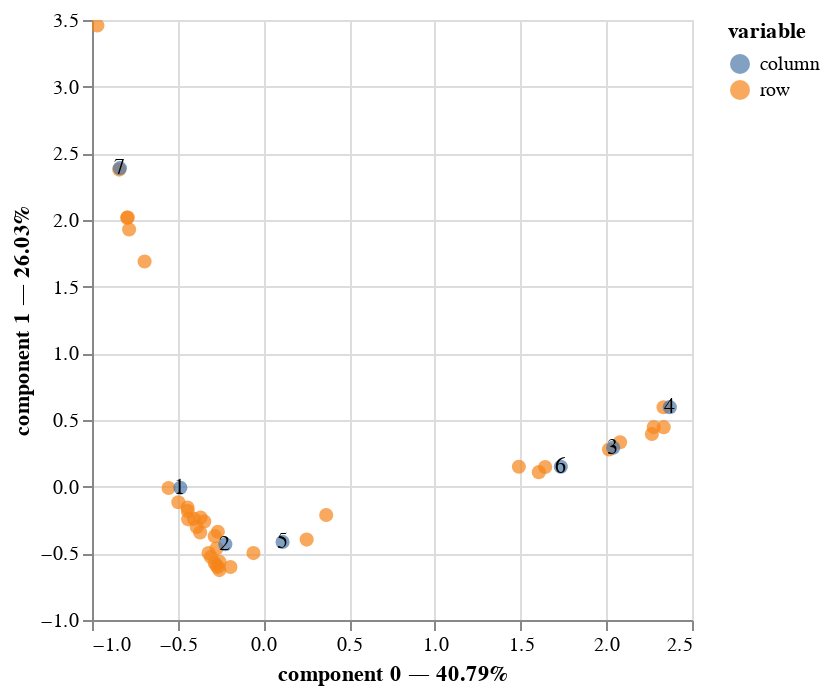

Notebook code for this chart:
### Code cell
import warnings
warnings.filterwarnings('ignore')

ca.plot(
    conting,
    x_component=0,
    y_component=1,
    show_row_markers=True,
    show_column_markers=True,
    show_row_labels=False,
    show_column_labels=True,
)

### Figure 1 — Vega-Lite specification as saved in the notebook (floating-point values rounded to 4 significant figures)
{"config": {"view": {"continuousWidth": 300, "continuousHeight": 300}}, "layer": [{"data": {"name": "data-f47e8c4450a244f4cc6c54534ee5ff86"}, "mark": {"type": "circle", "size": 50}, "encoding": {"color": {"field": "variable", "type": "nominal"}, "tooltip": [{"field": "variable", "type": "nominal"}, {"field": "value", "type": "nominal"}, {"field": "component 0", "type": "quantitative"}, {"field": "component 1", "type": "quantitative"}], "x": {"axis": {"title": "component 0 — 40.79%"}, "field": "component 0", "scale": {"zero": false}, "type": "quantitative"}, "y": {"axis": {"title": "component 1 — 26.03%"}, "field": "component 1", "scale": {"zero": false}, "type": "quantitative"}}, "name": "view_1"}, {"data": {"name": "data-e8bcc95a66f9c3ee0791b67c5c16c011"}, "mark": {"type": "circle", "size": 50}, "encoding": {"color": {"field": "variable", "type": "nominal"}, "tooltip": [{"field": "variable", "type": "nominal"}, {"field": "value", "type": "nominal"}, {"field": "component 0", "type": "quantitative"}, {"field": "component 1", "type": "quantitative"}], "x": {"axis": {"title": "component 0 — 40.79%"}, "field": "component 0", "scale": {"zero": false}, "type": "quantitative"}, "y": {"axis": {"title": "component 1 — 26.03%"}, "field": "component 1", "scale": {"zero": false}, "type": "quantitative"}}}, {"data": {"name": "data-e8bcc95a66f9c3ee0791b67c5c16c011"}, "mark": {"type": "text"}, "encoding": {"text": {"field": "label", "type": "nominal"}, "x": {"axis": {"title": "component 0 — 40.79%"}, "field": "component 0", "scale": {"zero": false}, "type": "quantitative"}, "y": {"axis": {"title": "component 1 — 26.03%"}, "field": "component 1", "scale": {"zero": false}, "type": "quantitative"}}}], "params": [{"name": "param_1", "select": {"type": "interval", "encodings": ["x", "y"]}, "bind": "scales", "views": ["view_1"]}], "$schema": "https://vega.github.io/schema/vega-lite/v5.16.3.json", "datasets": {"data-f47e8c4450a244f4cc6c54534ee5ff86": [{"component 0": 2.335, "component 1": 0.4466, "component 2": 0.01091, "component 3": 0.3283, "component 4": 0.4457, "variable": "row", "value": "Soil_Type1", "label": "Soil_Type1"}, {"component 0": 2.016, "component 1": 0.2785, "component 2": -0.6752, "component 3": 0.2075, "component 4": 0.7949, "variable": "row", "value": "Soil_Type2", "label": "Soil_Type2"}, {"component 0": 2.334, "component 1": 0.5953, "component 2": 3.377, "component 3": 0.07057, "component 4": -0.1261, "variable": "row", "value": "Soil_Type3", "label": "Soil_Type3"}, {"component 0": 1.644, "component 1": 0.1475, "component 2": -0.4818, "component 3": 0.1053, "component 4": 1.376, "variable": "row", "value": "Soil_Type4", "label": "Soil_Type4"}, {"component 0": 2.266, "component 1": 0.3949, "component 2": -0.4386, "component 3": 0.2537, "component 4": -0.127, "variable": "row", "value": "Soil_Type5", "label": "Soil_Type5"}, {"component 0": 2.081, "component 1": 0.3332, "component 2": -0.1795, "component 3": 0.2501, "component 4": 0.5205, "variable": "row", "value": "Soil_Type6", "label": "Soil_Type6"}, {"component 0": -0.2571, "component 1": -0.6256, "component 2": 0.02823, "component 3": -0.7188, "component 4": 0.0849, "variable": "row", "value": "Soil_Type7", "label": "Soil_Type7"}, {"component 0": -0.274, "component 1": -0.5915, "component 2": 0.03196, "component 3": -0.6079, "component 4": 0.07325, "variable": "row", "value": "Soil_Type8", "label": "Soil_Type8"}, {"component 0": -0.306, "component 1": -0.5269, "component 2": 0.03902, "component 3": -0.3974, "component 4": 0.05114, "variable": "row", "value": "Soil_Type9", "label": "Soil_Type9"}, {"component 0": 1.606, "component 1": 0.1088, "component 2": -0.952, "component 3": -0.01014, "component 4": -0.6206, "variable": "row", "value": "Soil_Type10", "label": "Soil_Type10"}, {"component 0": 0.2522, "component 1": -0.397, "component 2": -0.1143, "component 3": -0.5446, "component 4": 0.2026, "variable": "row", "value": "Soil_Type11", "label": "Soil_Type11"}, {"component 0": -0.2839, "component 1": -0.5716, "component 2": 0.03413, "component 3": -0.543, "component 4": 0.06644, "variable": "row", "value": "Soil_Type12", "label": "Soil_Type12"}, {"component 0": -0.0582, "component 1": -0.498, "component 2": -0.06433, "component 3": -0.6905, "component 4": -0.04872, "variable": "row", "value": "Soil_Type13", "label": "Soil_Type13"}, {"component 0": 2.277, "component 1": 0.4466, "component 2": 0.8077, "component 3": -0.03927, "component 4": -1.927, "variable": "row", "value": "Soil_Type14", "label": "Soil_Type14"}, {"component 0": 0.3662, "component 1": -0.2126, "component 2": 0.1945, "component 3": -0.1236, "component 4": -0.3862, "variable": "row", "value": "Soil_Type16", "label": "Soil_Type16"}, {"component 0": 1.49, "component 1": 0.1495, "component 2": 1.501, "component 3": -0.5165, "component 4": -0.5369, "variable": "row", "value": "Soil_Type17", "label": "Soil_Type17"}, {"component 0": -0.1924, "component 1": -0.6025, "component 2": 0.06904, "component 3": -0.9397, "component 4": 0.2103, "variable": "row", "value": "Soil_Type18", "label": "Soil_Type18"}, {"component 0": -0.4389, "component 1": -0.2452, "component 2": 0.07309, "component 3": 0.494, "component 4": -0.03377, "variable": "row", "value": "Soil_Type19", "label": "Soil_Type19"}, {"component 0": -0.2658, "component 1": -0.3384, "component 2": -0.02849, "component 3": 0.1017, "component 4": -0.145, "variable": "row", "value": "Soil_Type20", "label": "Soil_Type20"}, {"component 0": -0.5532, "component 1": -0.009639, "component 2": 0.09085, "component 3": 1.195, "component 4": -0.1164, "variable": "row", "value": "Soil_Type21", "label": "Soil_Type21"}, {"component 0": -0.4964, "component 1": -0.1171, "component 2": 0.07714, "component 3": 0.8072, "component 4": -0.07567, "variable": "row", "value": "Soil_Type22", "label": "Soil_Type22"}, {"component 0": -0.4429, "component 1": -0.1567, "component 2": 0.06702, "component 3": 0.4166, "component 4": -0.02019, "variable": "row", "value": "Soil_Type23", "label": "Soil_Type23"}, {"component 0": -0.4049, "component 1": -0.2417, "component 2": 0.04569, "component 3": 0.3123, "component 4": -0.04679, "variable": "row", "value": "Soil_Type24", "label": "Soil_Type24"}, {"component 0": -0.3202, "component 1": -0.4982, "component 2": 0.04216, "component 3": -0.304, "component 4": 0.04133, "variable": "row", "value": "Soil_Type25", "label": "Soil_Type25"}, {"component 0": -0.2558, "component 1": -0.5645, "component 2": 0.05076, "component 3": -0.6425, "component 4": 0.1192, "variable": "row", "value": "Soil_Type26", "label": "Soil_Type26"}, {"component 0": -0.4414, "component 1": -0.1833, "component 2": 0.05792, "component 3": 0.3595, "component 4": -0.02907, "variable": "row", "value": "Soil_Type27", "label": "Soil_Type27"}, {"component 0": -0.2656, "component 1": -0.6024, "component 2": 0.03228, "component 3": -0.6548, "component 4": 0.0822, "variable": "row", "value": "Soil_Type28", "label": "Soil_Type28"}, {"component 0": -0.3691, "component 1": -0.3434, "component 2": 0.05253, "component 3": -0.03675, "component 4": 0.02366, "variable": "row", "value": "Soil_Type29", "label": "Soil_Type29"}, {"component 0": -0.273, "component 1": -0.4626, "component 2": 0.07267, "component 3": -0.4777, "component 4": 0.1388, "variable": "row", "value": "Soil_Type30", "label": "Soil_Type30"}, {"component 0": -0.3891, "component 1": -0.3024, "component 2": 0.05933, "component 3": 0.1473, "component 4": 0.004251, "variable": "row", "value": "Soil_Type31", "label": "Soil_Type31"}, {"component 0": -0.3666, "component 1": -0.2309, "component 2": 0.03061, "component 3": 0.03561, "component 4": -0.003476, "variable": "row", "value": "Soil_Type32", "label": "Soil_Type32"}, {"component 0": -0.3448, "component 1": -0.2614, "component 2": 0.0204, "component 3": 0.03933, "component 4": -0.03871, "variable": "row", "value": "Soil_Type33", "label": "Soil_Type33"}, {"component 0": -0.2838, "component 1": -0.3711, "component 2": 0.001556, "component 3": -0.6374, "component 4": 0.04743, "variable": "row", "value": "Soil_Type34", "label": "Soil_Type34"}, {"component 0": -0.8411, "component 1": 2.378, "component 2": -0.1292, "component 3": -0.3497, "component 4": 0.02836, "variable": "row", "value": "Soil_Type35", "label": "Soil_Type35"}, {"component 0": -0.6931, "component 1": 1.689, "component 2": -0.1006, "component 3": -0.5808, "component 4": 0.05643, "variable": "row", "value": "Soil_Type36", "label": "Soil_Type36"}, {"component 0": -0.9686, "component 1": 3.459, "component 2": -0.2303, "component 3": -1.078, "component 4": 0.09687, "variable": "row", "value": "Soil_Type37", "label": "Soil_Type37"}, {"component 0": -0.7915, "component 1": 2.019, "component 2": -0.09952, "component 3": -0.1836, "component 4": 0.01342, "variable": "row", "value": "Soil_Type38", "label": "Soil_Type38"}, {"component 0": -0.795, "component 1": 2.018, "component 2": -0.09746, "component 3": -0.145, "component 4": 0.009446, "variable": "row", "value": "Soil_Type39", "label": "Soil_Type39"}, {"component 0": -0.7836, "component 1": 1.93, "component 2": -0.08972, "component 3": -0.09545, "component 4": 0.004876, "variable": "row", "value": "Soil_Type40", "label": "Soil_Type40"}], "data-e8bcc95a66f9c3ee0791b67c5c16c011": [{"component 0": -0.4847, "component 1": -0.008519, "component 2": 0.05474, "component 3": 0.4403, "component 4": -0.04087, "variable": "column", "value": "1", "label": 1}, {"component 0": -0.2223, "component 1": -0.4321, "component 2": 0.01623, "component 3": -0.2478, "component 4": 0.0278, "variable": "column", "value": "2", "label": 2}, {"component 0": 2.04, "component 1": 0.2927, "component 2": -0.5429, "component 3": 0.2224, "component 4": 0.8023, "variable": "column", "value": "3", "label": 3}, {"component 0": 2.371, "component 1": 0.5965, "component 2": 3.27, "component 3": -0.004808, "component 4": -0.3374, "variable": "column", "value": "4", "label": 4}, {"component 0": 0.1116, "component 1": -0.4141, "component 2": 0.1331, "component 3": -0.7535, "component 4": 0.2536, "variable": "column", "value": "5", "label": 5}, {"component 0": 1.735, "component 1": 0.1495, "component 2": -0.9781, "component 3": -0.0477, "component 4": -0.9729, "variable": "column", "value": "6", "label": 6}, {"component 0": -0.8375, "component 1": 2.389, "component 2": -0.1324, "component 3": -0.3717, "component 4": 0.03172, "variable": "column", "value": "7", "label": 7}]}}
